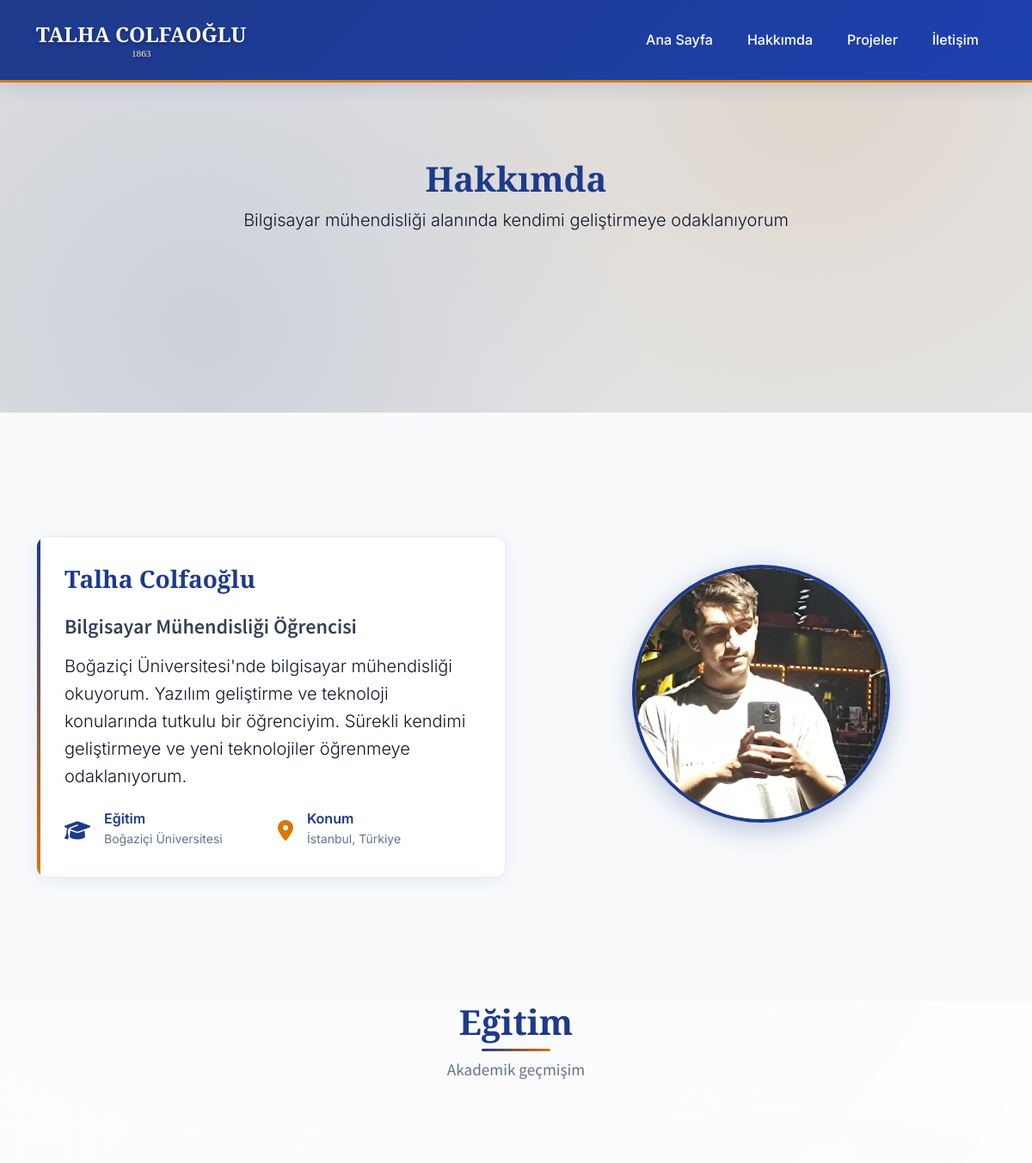
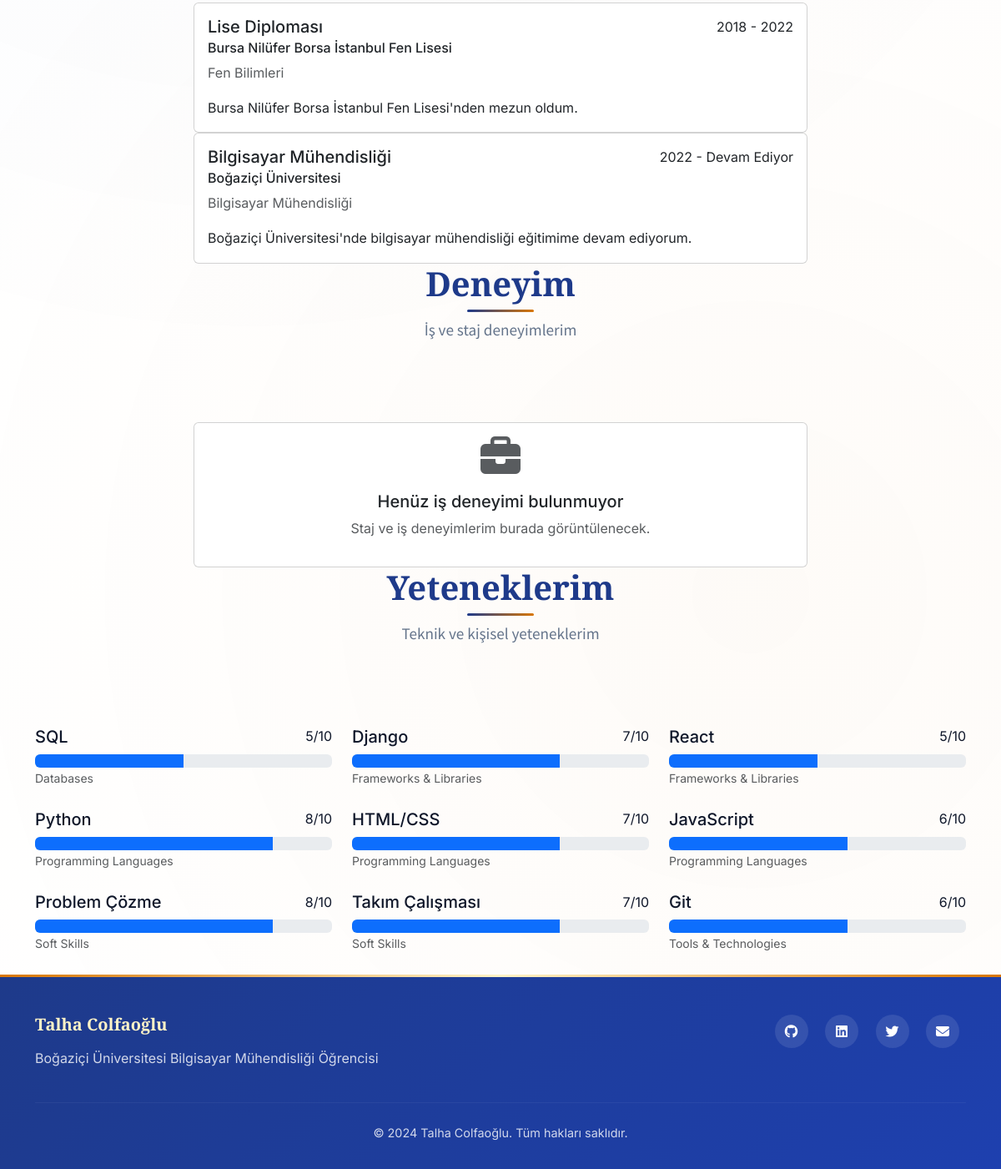
The page /about/ on the database its author committed (2 pictures, top to bottom).
### portfolio/models.py (models this page shows, shortened)
class About(models.Model):
    name = models.CharField(max_length=100)
    title = models.CharField(max_length=200)
    description = models.TextField()
    image = models.ImageField(upload_to='about/', blank=True, null=True)
    email = models.EmailField()
    phone = models.CharField(max_length=20, blank=True)
    location = models.CharField(max_length=100, blank=True)
    github = models.URLField(blank=True)
    linkedin = models.URLField(blank=True)
    twitter = models.URLField(blank=True)
    created_at = models.DateTimeField(auto_now_add=True)
    updated_at = models.DateTimeField(auto_now=True)
    class Meta:
        verbose_name_plural = "About"

class Education(models.Model):
    institution = models.CharField(max_length=200)
    degree = models.CharField(max_length=200)
    field_of_study = models.CharField(max_length=200)
    start_date = models.DateField()
    end_date = models.DateField(blank=True, null=True)
    current = models.BooleanField(default=False)
    description = models.TextField(blank=True)
    gpa = models.DecimalField(max_digits=3, decimal_places=2, blank=True, null=True)
    created_at = models.DateTimeField(auto_now_add=True)
    class Meta:
        ordering = ['-end_date', '-start_date']

class Skill(models.Model):
    CATEGORY_CHOICES = [
        ('programming', 'Programming Languages'),
        ('framework', 'Frameworks & Libraries'),
        ('database', 'Databases'),
        ('tool', 'Tools & Technologies'),
        ('soft', 'Soft Skills'),
    ]
    name = models.CharField(max_length=100)
    category = models.CharField(max_length=20, choices=CATEGORY_CHOICES)
    proficiency = models.IntegerField(choices=[(i, i) for i in range(1, 11)], default=5)
    icon = models.CharField(max_length=50, blank=True)
    created_at = models.DateTimeField(auto_now_add=True)
    class Meta:
        ordering = ['category', '-proficiency']

### portfolio/views.py (the view)
# urls.py: path('about/', views.about, name='about'),
def about(request):
    about = About.objects.first()
    education = Education.objects.all()
    experience = Experience.objects.all()
    skills = Skill.objects.all()
    context = {
        'about': about,
        'education': education,
        'experience': experience,
        'skills': skills,
    }
    return render(request, 'portfolio/about.html', context)

### templates/portfolio/about.html (shortened to what this page needs)
{% extends 'base.html' %}
{% load static %}
{% block content %}
<section class="hero-section" style="min-height: 60vh;">
    <div class="container">
        <div class="row align-items-center">
            <div class="col-lg-12 text-center">
                <h1 class="academic-title" data-aos="fade-up">
                    Hakkımda
                </h1>
                <p class="lead mb-4" data-aos="fade-up" data-aos-delay="100">
                    Bilgisayar mühendisliği alanında kendimi geliştirmeye odaklanıyorum
                </p>
            </div>
        </div>
    </div>
</section>
<section class="section" id="about" style="background: var(--bouni-light-gray); padding: 120px 0;">
    <div class="container">
        {% if about %}
        <div class="row align-items-center">
            <div class="col-lg-6" data-aos="fade-right">
                <div class="academic-card">
                    <h3 class="academic-title mb-4">{{ about.name }}</h3>
                    <h4 class="academic-subtitle mb-3">{{ about.title }}</h4>
                    <p class="lead mb-4">{{ about.description }}</p>
                    <div class="row g-3">
                        <div class="col-sm-6">
                            <div class="d-flex align-items-center">
                                <i class="fas fa-graduation-cap me-3" style="color: var(--bouni-blue); font-size: 1.5rem;"></i>
                                <div>
                                    <h6 class="mb-0" style="color: var(--bouni-blue); font-weight: 600;">Eğitim</h6>
                                    <small style="color: var(--bouni-gray);">Boğaziçi Üniversitesi</small>
                                </div>
                            </div>
                        </div>
                        <div class="col-sm-6">
                            <div class="d-flex align-items-center">
                                <i class="fas fa-map-marker-alt me-3" style="color: var(--bouni-gold); font-size: 1.5rem;"></i>
                                <div>
                                    <h6 class="mb-0" style="color: var(--bouni-blue); font-weight: 600;">Konum</h6>
                                    <small style="color: var(--bouni-gray);">{{ about.location|default:"İstanbul, Türkiye" }}</small>
                                </div>
                            </div>
                        </div>
                    </div>
                </div>
            </div>
            <div class="col-lg-6" data-aos="fade-left">
                {% if about.image %}
                <img src="{{ about.image.url }}" alt="{{ about.name }}" class="img-fluid rounded-3 shadow" style="border: 3px solid var(--bouni-blue);">
                {% else %}
                <div class="text-center">
                    <div class="profile-image-container">
                        <img src="{% static 'images/talha-profile.jpeg' %}" alt="Talha Colfaoğlu" class="profile-image" onerror="this.style.display='none'; this.nextElementSibling.style.display='block';">
                    </div>
                </div>
                {% endif %}
            </div>
        </div>
        {% endif %}
    </div>
</section>
<section class="section bg-light" style="background: var(--light-bg) !important;">
    <div class="container">
        <div class="row">
            <div class="col-lg-12 text-center mb-5">
                <h2 class="section-title" data-aos="fade-up">Eğitim</h2>
                <p class="section-subtitle" data-aos="fade-up" data-aos-delay="100">
                    Akademik geçmişim
                </p>
            </div>
        </div>
        {% if education %}
        <div class="row">
            <div class="col-lg-8 mx-auto">
                <div class="timeline">
                    {% for edu in education %}
                    <div class="timeline-item" data-aos="fade-up" data-aos-delay="{{ forloop.counter0|add:1|add:forloop.counter0 }}">
                        <div class="card">
                            <div class="card-body">
                                <div class="d-flex justify-content-between align-items-start mb-3">
                                    <div>
                                        <h5 class="card-title mb-1">{{ edu.degree }}</h5>
                                        <h6 class="text-primary" style="color: var(--primary-color) !important;">{{ edu.institution }}</h6>
                                        <p class="text-muted mb-0">{{ edu.field_of_study }}</p>
                                    </div>
                                    <span class="apple-badge">
                                        {% if edu.current %}
                                            {{ edu.start_date|date:"Y" }} - Devam Ediyor
                                        {% else %}
                                            {{ edu.start_date|date:"Y" }} - {{ edu.end_date|date:"Y" }}
                                        {% endif %}
                                    </span>
                                </div>
                                {% if edu.description %}
                                <p class="card-text">{{ edu.description }}</p>
                                {% endif %}
                            </div>
                        </div>
                    </div>
                    {% endfor %}
                </div>
            </div>
        </div>
        {% endif %}
    </div>
</section>
<section class="section">
    <div class="container">
        <div class="row">
            <div class="col-lg-12 text-center mb-5">
                <h2 class="section-title" data-aos="fade-up">Deneyim</h2>
                <p class="section-subtitle" data-aos="fade-up" data-aos-delay="100">
                    İş ve staj deneyimlerim
                </p>
            </div>
        </div>
        {% if experience %}
        <div class="row">
            <div class="col-lg-8 mx-auto">
                <div class="timeline">
                    {% for exp in experience %}
                    <div class="timeline-item" data-aos="fade-up" data-aos-delay="{{ forloop.counter0|add:1|add:forloop.counter0 }}">
                        <div class="card">
                            <div class="card-body">
                                <div class="d-flex justify-content-between align-items-start mb-3">
                                    <div>
                                        <h5 class="card-title mb-1">{{ exp.position }}</h5>
                                        <h6 class="text-primary" style="color: var(--primary-color) !important;">{{ exp.company }}</h6>
                                    </div>
                                    <span class="apple-badge">
                                        {% if exp.current %}
                                            {{ exp.start_date|date:"M Y" }} - Devam Ediyor
                                        {% else %}
                                            {{ exp.start_date|date:"M Y" }} - {{ exp.end_date|date:"M Y" }}
                                        {% endif %}
                                    </span>
                                </div>
                                <p class="card-text">{{ exp.description }}</p>
                                {% if exp.technologies %}
                                <div class="mt-3">
                                    <small class="text-muted">
                                        <strong>Teknolojiler:</strong> {{ exp.technologies }}
                                    </small>
                                </div>
                                {% endif %}
                            </div>
                        </div>
                    </div>
                    {% endfor %}
                </div>
            </div>
        </div>
        {% else %}
        <div class="row">
            <div class="col-lg-8 mx-auto">
                <div class="text-center">
                    <div class="card">
                        <div class="card-body">
                            <i class="fas fa-briefcase text-muted" style="font-size: 3rem; color: var(--light-text);"></i>
                            <h5 class="mt-3">Henüz iş deneyimi bulunmuyor</h5>
                            <p class="text-muted">Staj ve iş deneyimlerim burada görüntülenecek.</p>
                        </div>
                    </div>
                </div>
            </div>
        </div>
        {% endif %}
    </div>
</section>
<section class="section bg-light" style="background: var(--light-bg) !important;">
    <div class="container">
        <div class="row">
            <div class="col-lg-12 text-center mb-5">
                <h2 class="section-title" data-aos="fade-up">Yeteneklerim</h2>
                <p class="section-subtitle" data-aos="fade-up" data-aos-delay="100">
                    Teknik ve kişisel yeteneklerim
                </p>
            </div>
        </div>
        {% if skills %}
        <div class="row">
            {% for skill in skills %}
            <div class="col-lg-4 col-md-6 mb-4" data-aos="fade-up" data-aos-delay="{{ forloop.counter0|add:1|add:forloop.counter0 }}">
                <div class="skill-item">
                    <div class="d-flex justify-content-between align-items-center mb-2">
                        <h5 class="mb-0">{{ skill.name }}</h5>
                        <span class="apple-badge">{{ skill.proficiency }}/10</span>
                    </div>
                    <div class="progress">
                        <div class="progress-bar" style="width: {{ skill.proficiency }}0%"></div>
                    </div>
                    <small class="text-muted">{{ skill.get_category_display }}</small>
                </div>
            </div>
            {% endfor %}
        </div>
        {% endif %}
    </div>
</section>
{% endblock %}

### templates/base.html (shortened to what this page needs)
{% load static %}
<!DOCTYPE html>
<html lang="tr">
<head>
    <link href="https://cdn.jsdelivr.net/npm/bootstrap@5.3.0/dist/css/bootstrap.min.css" rel="stylesheet">
    <link rel="stylesheet" href="https://cdnjs.cloudflare.com/ajax/libs/font-awesome/6.4.0/css/all.min.css">
    <link href="https://unpkg.com/aos@2.3.1/dist/aos.css" rel="stylesheet">
</head>
<body>
    <nav class="navbar navbar-expand-lg navbar-dark fixed-top">
        <div class="container">
            <a class="navbar-brand" href="{% url 'portfolio:home' %}">
                TALHA COLFAOĞLU
            </a>
            <div class="collapse navbar-collapse" id="navbarNav">
                <ul class="navbar-nav ms-auto">
                    <li class="nav-item">
                        <a class="nav-link" href="{% url 'portfolio:home' %}">Ana Sayfa</a>
                    </li>
                    <li class="nav-item">
                        <a class="nav-link" href="{% url 'portfolio:about' %}">Hakkımda</a>
                    </li>
                    <li class="nav-item">
                        <a class="nav-link" href="{% url 'portfolio:projects' %}">Projeler</a>
                    </li>
                    <li class="nav-item">
                        <a class="nav-link" href="{% url 'portfolio:contact' %}">İletişim</a>
                    </li>
                </ul>
            </div>
        </div>
    </nav>
    <main>
        {% block content %}{% endblock %}
    </main>
    <footer class="footer">
        <div class="container">
            <div class="row">
                <div class="col-md-6">
                    <h5>Talha Colfaoğlu</h5>
                    <p>Boğaziçi Üniversitesi Bilgisayar Mühendisliği Öğrencisi</p>
                </div>
                <div class="col-md-6 text-md-end">
                    <div class="social-links">
                        <a href="#"><i class="fab fa-github"></i></a>
                        <a href="#"><i class="fab fa-linkedin"></i></a>
                        <a href="#"><i class="fab fa-twitter"></i></a>
                        <a href="#"><i class="fas fa-envelope"></i></a>
                    </div>
                </div>
            </div>
            <hr class="my-4" style="border-color: rgba(255, 255, 255, 0.2);">
            <div class="text-center">
                <p style="margin-bottom: 0; font-size: 0.9rem;">&copy; 2024 Talha Colfaoğlu. Tüm hakları saklıdır.</p>
            </div>
        </div>
    </footer>
</body>
</html>

### rows shown on the page
About: name "Talha Colfaoğlu", title "Bilgisayar Mühendisliği Öğrencisi", description "Boğaziçi Üniversitesi'nde bilgisayar mühendisliği okuyorum. Yazılım geliştirme ve teknoloji konularında tutkulu bir öğrenciyim. Sürekli kendimi geliştirmeye ve yeni teknolojiler öğrenmeye odaklanıyorum.", location "İstanbul, Türkiye"
Education: degree "Lise Diploması", institution "Bursa Nilüfer Borsa İstanbul Fen Lisesi", field_of_study "Fen Bilimleri", start_date "2018", end_date "2022", description "Bursa Nilüfer Borsa İstanbul Fen Lisesi'nden mezun oldum."
Education: degree "Bilgisayar Mühendisliği", institution "Boğaziçi Üniversitesi", field_of_study "Bilgisayar Mühendisliği", start_date "2022", description "Boğaziçi Üniversitesi'nde bilgisayar mühendisliği eğitimime devam ediyorum."
Skill: name "SQL", proficiency "5", category "Databases"
Skill: name "Django", proficiency "7", category "Frameworks & Libraries"
Skill: name "React", proficiency "5", category "Frameworks & Libraries"
Skill: name "Python", proficiency "8", category "Programming Languages"
Skill: name "HTML/CSS", proficiency "7", category "Programming Languages"
Skill: name "JavaScript", proficiency "6", category "Programming Languages"
Skill: name "Problem Çözme", proficiency "8", category "Soft Skills"
Skill: name "Takım Çalışması", proficiency "7", category "Soft Skills"
Skill: name "Git", proficiency "6", category "Tools & Technologies"
